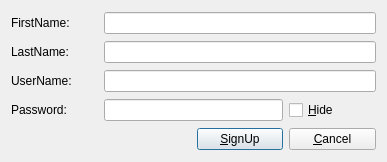
<?xml version="1.0" encoding="UTF-8"?>
<ui version="4.0">
 <class>Dialog_signup</class>
 <widget class="QDialog" name="Dialog_signup">
  <property name="geometry">
   <rect>
    <x>0</x>
    <y>0</y>
    <width>387</width>
    <height>162</height>
   </rect>
  </property>
  <property name="windowTitle">
   <string>SignUp</string>
  </property>
  <layout class="QGridLayout" name="gridLayout">
   <item row="3" column="1" colspan="2">
    <widget class="QLineEdit" name="lineEdit_password">
     <property name="echoMode">
      <enum>QLineEdit::Password</enum>
     </property>
    </widget>
   </item>
   <item row="2" column="0">
    <widget class="QLabel" name="label_username">
     <property name="text">
      <string>UserName:</string>
     </property>
    </widget>
   </item>
   <item row="5" column="2">
    <widget class="QPushButton" name="pushButton_signup">
     <property name="text">
      <string>&amp;SignUp</string>
     </property>
    </widget>
   </item>
   <item row="2" column="1" colspan="3">
    <widget class="QLineEdit" name="lineEdit_username"/>
   </item>
   <item row="0" column="0">
    <widget class="QLabel" name="label_firstname">
     <property name="text">
      <string>FirstName:</string>
     </property>
    </widget>
   </item>
   <item row="0" column="1" colspan="3">
    <widget class="QLineEdit" name="lineEdit_firstname"/>
   </item>
   <item row="5" column="0" colspan="2">
    <spacer name="horizontalSpacer">
     <property name="orientation">
      <enum>Qt::Horizontal</enum>
     </property>
     <property name="sizeHint" stdset="0">
      <size>
       <width>40</width>
       <height>20</height>
      </size>
     </property>
    </spacer>
   </item>
   <item row="1" column="1" colspan="3">
    <widget class="QLineEdit" name="lineEdit_lastname"/>
   </item>
   <item row="5" column="3">
    <widget class="QPushButton" name="pushButton_cancel">
     <property name="text">
      <string>&amp;Cancel</string>
     </property>
    </widget>
   </item>
   <item row="3" column="0">
    <widget class="QLabel" name="label_password">
     <property name="text">
      <string>Password:</string>
     </property>
    </widget>
   </item>
   <item row="1" column="0">
    <widget class="QLabel" name="label_lastname">
     <property name="text">
      <string>LastName:</string>
     </property>
    </widget>
   </item>
   <item row="3" column="3">
    <widget class="QCheckBox" name="checkBox_echomode">
     <property name="text">
      <string>&amp;Hide</string>
     </property>
    </widget>
   </item>
  </layout>
 </widget>
 <tabstops>
  <tabstop>lineEdit_firstname</tabstop>
  <tabstop>lineEdit_lastname</tabstop>
  <tabstop>lineEdit_username</tabstop>
  <tabstop>lineEdit_password</tabstop>
  <tabstop>checkBox_echomode</tabstop>
  <tabstop>pushButton_signup</tabstop>
  <tabstop>pushButton_cancel</tabstop>
 </tabstops>
 <resources/>
 <connections/>
</ui>
